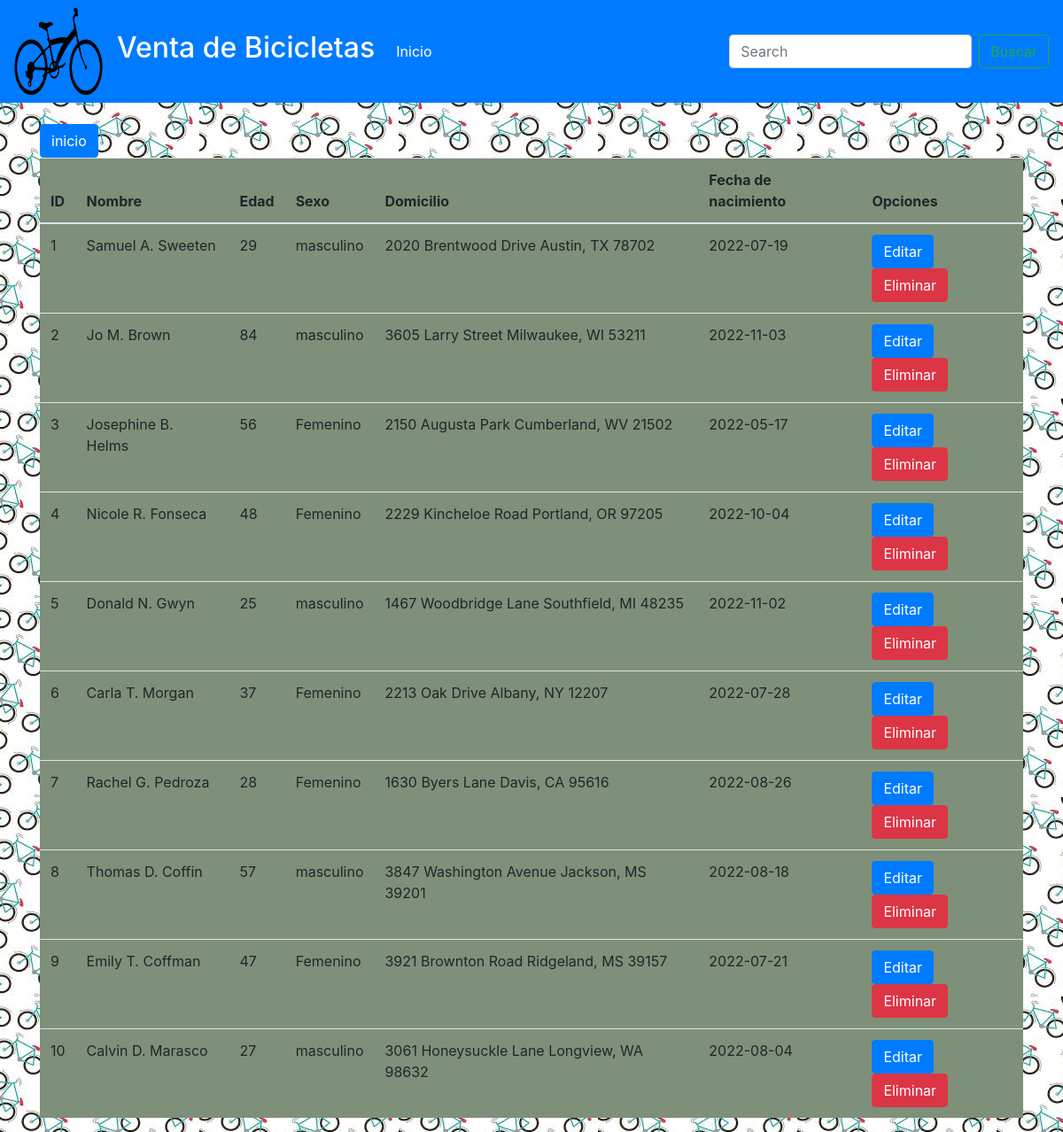
/bici/bici/PracticaWebDatos/consultarDatos.php, run on the app's committed database.
### tables this page shows
CREATE TABLE `cliente` (
  `id` int(11) NOT NULL,
  `nombre` varchar(100) NOT NULL,
  `edad` int(11) NOT NULL,
  `sexo` bit(1) NOT NULL,
  `domicilio` varchar(100) NOT NULL,
  `fecha_nacimiento` date NOT NULL
);

### bici/bici/PracticaWebDatos/consultarDatos.php (the view, shortened to what this page needs)
<!DOCTYPE html>
<html lang="en">
<head>
    <link rel="stylesheet" href="css/bootstrap.css">
</head>
<body  background="imagenes/fondo.jpg">
    <?php
      include 'conexion.php';
      $sql = "select * from cliente";
      $datos = $conexion->query($sql);
    ?>
    <?php include 'menu.php'; ?>
    <br>
    <div class="container">
    <a href="index.php" class="btn btn-primary">inicio</a><br>
        <div class="row">
            <div class="col-12">
                <table class="table table-hover">
                    <thead>
                        <tr>
                            <th>ID</th>
                            <th>Nombre</th>
                            <th>Edad</th>
                            <th>Sexo</th>
                            <th>Domicilio</th>
                            <th>Fecha de nacimiento</th>
                            <th>Opciones</th>
                        </tr>
                    </thead>
                    <tbody>
                      <?php if($datos->num_rows > 0) {
                          while($row = $datos->fetch_assoc()) {
                      ?>
                        <tr>
                            <td><?php echo $row["id"]; ?></td>
                            <td><?php echo $row["nombre"]; ?></td>
                            <td><?php echo $row["edad"]; ?></td>
                            <?php if($row["sexo"] == 1) {?>
                                <td><?php echo"masculino"?></td>
                        <?php } else{ ?>
                            <td><?php echo"Femenino"?></td>
                       <?php } ?>
                            <td><?php echo $row["domicilio"]; ?></td>
                            <td><?php echo $row["fecha_nacimiento"]; ?></td>
                            <td>
                                <a href="actualizarRegistro.php?id=<?php echo $row["id"]; ?>" class="btn btn-primary">Editar</a>
                                <a href="eliminarRegistro.php?id=<?php echo $row["id"]; ?>" class="btn btn-danger">Eliminar</a>
                            </td>
                        </tr>
                      <?php
                      }
                    }
                      ?>
                    </tbody>
                </table>
            </div>
        </div>
    </div>
</body>
</html>

### bici/bici/PracticaWebDatos/menu.php (shortened to what this page needs)
<nav class="navbar navbar-expand-lg navbar-dark bg-primary">
<img src="imagenes/logo.webp" class="mr-3" alt="..." width="100px" height="100px">
        <a class="navbar-brand" href="#"><h2> Venta de Bicicletas </h2></a>
        <div class="collapse navbar-collapse" id="navbarSupportedContent">
          <ul class="navbar-nav mr-auto">
            <li class="nav-item active">
              <a class="nav-link" href="index.php">Inicio <span class="sr-only">(current)</span></a>
            </li>
          </ul>
          <form class="form-inline my-2 my-lg-0" method="GET" action="resultadoBusqueda.php">
            <input name="termino" class="form-control mr-sm-2" type="search" placeholder="Search" aria-label="Search">
            <button class="btn btn-outline-success my-2 my-sm-0" type="submit">Buscar</button>
          </form>
        </div>
    </nav>

### bici/bici/PracticaWebDatos/consultarDatos.php (style rules this page uses)
th { background-color: #7E9079 ; }
td { background-color: #7E9079 ; }

### data on the page
cliente: id "1", nombre "Samuel A. Sweeten", edad "29", sexo "masculino", domicilio "2020 Brentwood Drive Austin, TX 78702", fecha_nacimiento "2022-07-19"
cliente: id "2", nombre "Jo M. Brown", edad "84", sexo "masculino", domicilio "3605 Larry Street Milwaukee, WI 53211", fecha_nacimiento "2022-11-03"
cliente: id "3", nombre "Josephine B. Helms", edad "56", sexo "Femenino", domicilio "2150 Augusta Park Cumberland, WV 21502", fecha_nacimiento "2022-05-17"
cliente: id "4", nombre "Nicole R. Fonseca", edad "48", sexo "Femenino", domicilio "2229 Kincheloe Road Portland, OR 97205", fecha_nacimiento "2022-10-04"
cliente: id "5", nombre "Donald N. Gwyn", edad "25", sexo "masculino", domicilio "1467 Woodbridge Lane Southfield, MI 48235", fecha_nacimiento "2022-11-02"
cliente: id "6", nombre "Carla T. Morgan", edad "37", sexo "Femenino", domicilio "2213 Oak Drive Albany, NY 12207", fecha_nacimiento "2022-07-28"
cliente: id "7", nombre "Rachel G. Pedroza", edad "28", sexo "Femenino", domicilio "1630 Byers Lane Davis, CA 95616", fecha_nacimiento "2022-08-26"
cliente: id "8", nombre "Thomas D. Coffin", edad "57", sexo "masculino", domicilio "3847 Washington Avenue Jackson, MS 39201", fecha_nacimiento "2022-08-18"
cliente: id "9", nombre "Emily T. Coffman", edad "47", sexo "Femenino", domicilio "3921 Brownton Road Ridgeland, MS 39157", fecha_nacimiento "2022-07-21"
cliente: id "10", nombre "Calvin D. Marasco", edad "27", sexo "masculino", domicilio "3061 Honeysuckle Lane Longview, WA 98632", fecha_nacimiento "2022-08-04"
